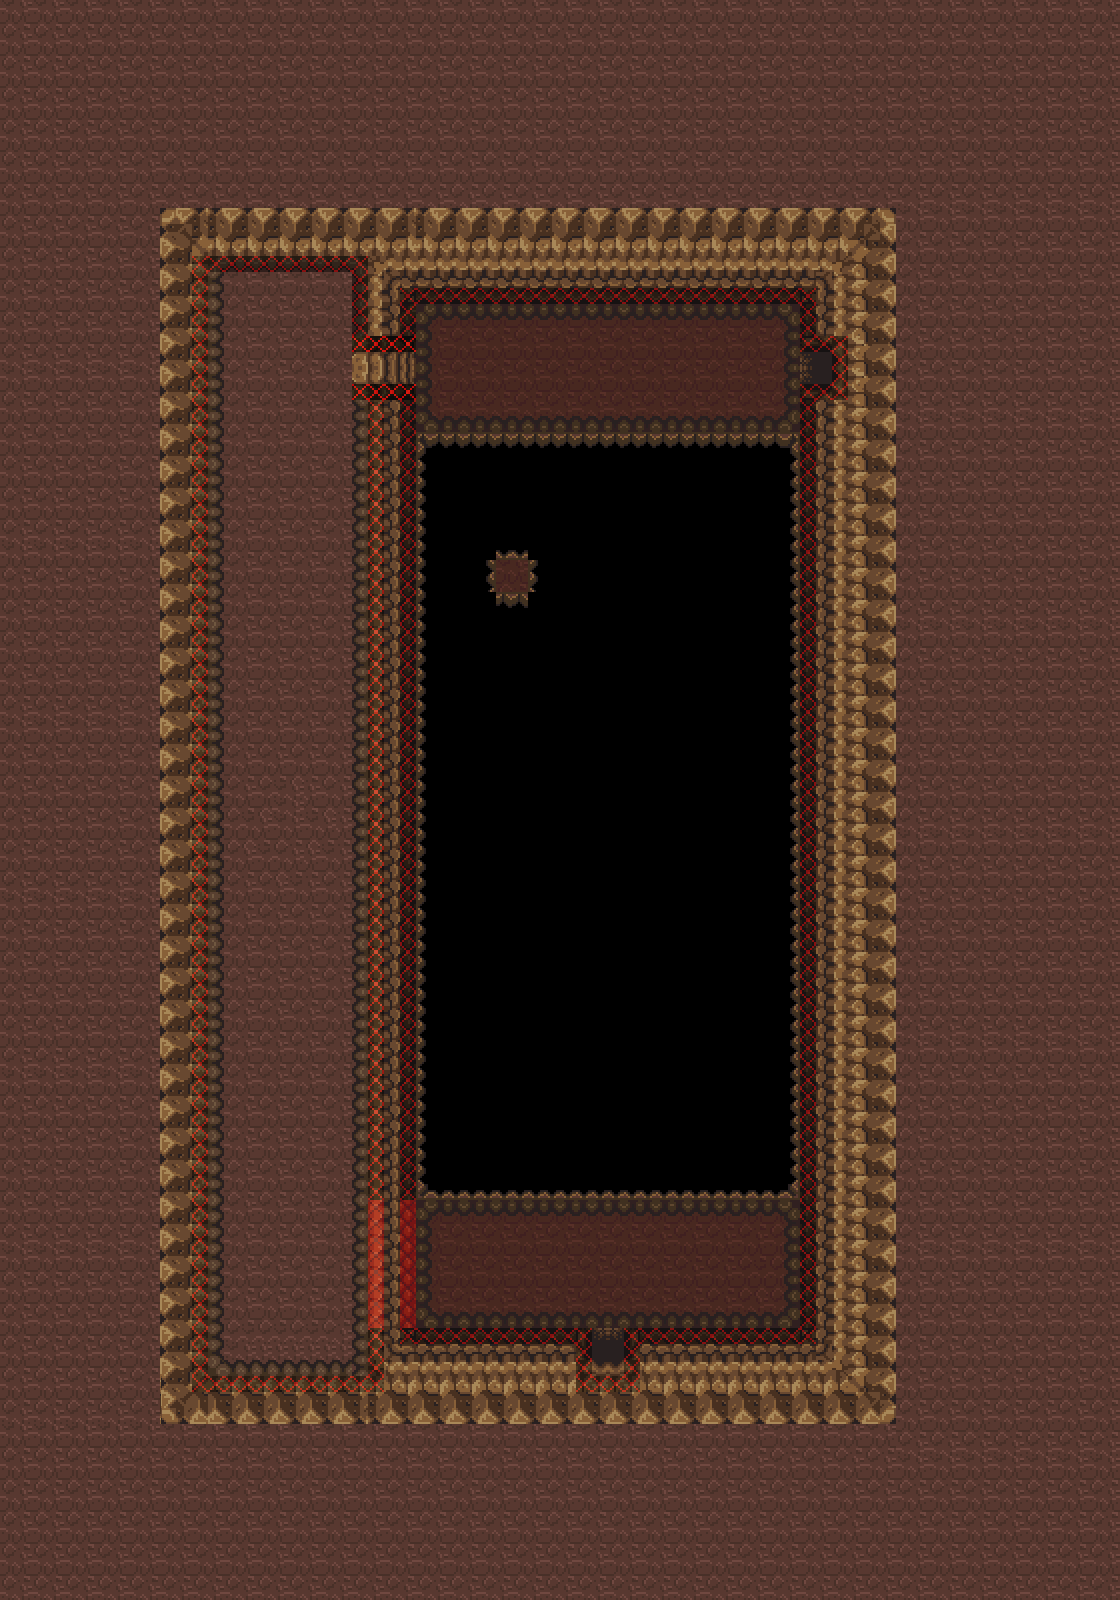

Below is a game level as drawn by its tile map, then a one-line description and the .tmx that defines it (tile-layer data replaced by summaries):
An orthogonal 70x100 tile map with 16x16 px tiles, 5 tile layers (Capa de Patrones 1, Capa de patrones 2, Collisions 1, Collisions 2, ...), 3 tilesets and 200 objects (63x green, 41x red, 38x orange, 36x blue, door_1).

<map version="1.0" orientation="orthogonal" renderorder="right-down" width="70" height="100" tilewidth="16" tileheight="16" nextobjectid="621">
 <tileset firstgid="1" name="tileset cave" tilewidth="16" tileheight="16" tilecount="1710" columns="57">
  <image source="tileset cave.png" width="912" height="480" />
  <tile id="0">
   <properties>
    <property name="y" type="int" value="94" />
   </properties>
  </tile>
 </tileset>
 <tileset firstgid="1711" name="collision tileset" tilewidth="16" tileheight="16" tilecount="13" columns="13">
  <image source="collision tileset.png" width="221" height="16" />
  <tile id="3">
   <properties>
    <property name="y" type="int" value="352" />
   </properties>
  </tile>
 </tileset>
 <tileset firstgid="1724" name="items v2" tilewidth="16" tileheight="16" tilecount="2622" columns="69">
  <image source="items v2.png" width="1110" height="608" />
 </tileset>
 <layer name="Capa de Patrones 1" width="70" height="100">
  <data>[7000 cells, 2523 non-empty, 216 distinct tile ids]</data>
 </layer>
 <layer name="Capa de patrones 2" width="70" height="100">
  <data>[7000 cells, 4512 non-empty, 74 distinct tile ids]</data>
 </layer>
 <layer name="Collisions 1" width="70" height="100">
  <properties>
   <property name="Navigation" type="int" value="1" />
  </properties>
  <data>[7000 cells, 194 non-empty, 2 distinct tile ids]</data>
 </layer>
 <layer name="Collisions 2" width="70" height="100">
  <properties>
   <property name="Navigation" type="int" value="1" />
  </properties>
  <data>[7000 cells, 165 non-empty, 2 distinct tile ids]</data>
 </layer>
 <layer name="Collisions 3" width="70" height="100">
  <properties>
   <property name="Navigation" type="int" value="1" />
  </properties>
  <data>[7000 cells, 0 non-empty, 0 distinct tile ids]</data>
 </layer>
 <objectgroup name="Tiles">
  <properties>
   <property name="Objects" type="int" value="1" />
  </properties>
  <object id="210" name="blue" x="464" y="432" width="32" height="32">
   <properties>
    <property name="colour" value="blue" />
    <property name="type" value="Colour Panel" />
   </properties>
  </object>
  <object id="231" name="green" x="496" y="432" width="32" height="32">
   <properties>
    <property name="colour" value="green" />
    <property name="type" value="Colour Panel" />
   </properties>
  </object>
  <object id="232" name="red" x="528" y="432" width="32" height="32">
   <properties>
    <property name="colour" value="red" />
    <property name="type" value="Colour Panel" />
   </properties>
  </object>
  <object id="233" name="orange" x="592" y="432" width="32" height="32">
   <properties>
    <property name="colour" value="orange" />
    <property name="type" value="Colour Panel" />
   </properties>
  </object>
  <object id="234" name="blue" x="624" y="432" width="32" height="32">
   <properties>
    <property name="colour" value="blue" />
    <property name="type" value="Colour Panel" />
   </properties>
  </object>
  <object id="235" name="orange" x="656" y="432" width="32" height="32">
   <properties>
    <property name="colour" value="orange" />
    <property name="type" value="Colour Panel" />
   </properties>
  </object>
  <object id="236" name="green" x="688" y="432" width="32" height="32">
   <properties>
    <property name="colour" value="green" />
    <property name="type" value="Colour Panel" />
   </properties>
  </object>
  <object id="237" name="orange" x="720" y="432" width="32" height="32">
   <properties>
    <property name="colour" value="orange" />
    <property name="type" value="Colour Panel" />
   </properties>
  </object>
  <object id="239" name="green" x="656" y="464" width="32" height="32">
   <properties>
    <property name="colour" value="green" />
    <property name="type" value="Colour Panel" />
   </properties>
  </object>
  <object id="241" name="red" x="624" y="464" width="32" height="32">
   <properties>
    <property name="colour" value="red" />
    <property name="type" value="Colour Panel" />
   </properties>
  </object>
  <object id="242" name="orange" x="688" y="464" width="32" height="32">
   <properties>
    <property name="colour" value="orange" />
    <property name="type" value="Colour Panel" />
   </properties>
  </object>
  <object id="243" name="blue" x="528" y="464" width="32" height="32">
   <properties>
    <property name="colour" value="blue" />
    <property name="type" value="Colour Panel" />
   </properties>
  </object>
  <object id="244" name="green" x="592" y="464" width="32" height="32">
   <properties>
    <property name="colour" value="green" />
    <property name="type" value="Colour Panel" />
   </properties>
  </object>
  <object id="245" name="red" x="720" y="464" width="32" height="32">
   <properties>
    <property name="colour" value="red" />
    <property name="type" value="Colour Panel" />
   </properties>
  </object>
  <object id="247" name="green" x="656" y="496" width="32" height="32">
   <properties>
    <property name="colour" value="green" />
    <property name="type" value="Colour Panel" />
   </properties>
  </object>
  <object id="249" name="red" x="624" y="496" width="32" height="32">
   <properties>
    <property name="colour" value="red" />
    <property name="type" value="Colour Panel" />
   </properties>
  </object>
  <object id="250" name="blue" x="688" y="496" width="32" height="32">
   <properties>
    <property name="colour" value="blue" />
    <property name="type" value="Colour Panel" />
   </properties>
  </object>
  <object id="251" name="green" x="528" y="496" width="32" height="32">
   <properties>
    <property name="colour" value="green" />
    <property name="type" value="Colour Panel" />
   </properties>
  </object>
  <object id="252" name="green" x="592" y="496" width="32" height="32">
   <properties>
    <property name="colour" value="green" />
    <property name="type" value="Colour Panel" />
   </properties>
  </object>
  <object id="253" name="green" x="720" y="496" width="32" height="32">
   <properties>
    <property name="colour" value="green" />
    <property name="type" value="Colour Panel" />
   </properties>
  </object>
  <object id="255" name="red" x="656" y="528" width="32" height="32">
   <properties>
    <property name="colour" value="red" />
    <property name="type" value="Colour Panel" />
   </properties>
  </object>
  <object id="257" name="green" x="624" y="528" width="32" height="32">
   <properties>
    <property name="colour" value="green" />
    <property name="type" value="Colour Panel" />
   </properties>
  </object>
  <object id="258" name="orange" x="688" y="528" width="32" height="32">
   <properties>
    <property name="colour" value="orange" />
    <property name="type" value="Colour Panel" />
   </properties>
  </object>
  <object id="260" name="green" x="592" y="528" width="32" height="32">
   <properties>
    <property name="colour" value="green" />
    <property name="type" value="Colour Panel" />
   </properties>
  </object>
  <object id="261" name="blue" x="720" y="528" width="32" height="32">
   <properties>
    <property name="colour" value="blue" />
    <property name="type" value="Colour Panel" />
   </properties>
  </object>
  <object id="262" name="blue" x="720" y="624" width="32" height="32">
   <properties>
    <property name="colour" value="blue" />
    <property name="type" value="Colour Panel" />
   </properties>
  </object>
  <object id="263" name="red" x="496" y="656" width="32" height="32">
   <properties>
    <property name="colour" value="red" />
    <property name="type" value="Colour Panel" />
   </properties>
  </object>
  </objectgroup>
 <objectgroup name="Buttons">
  <properties>
   <property name="Objects" type="int" value="1" />
  </properties>
  <!-- 11 objects omitted --></objectgroup>
</map>
<!-- 173 of 200 objects omitted -->
